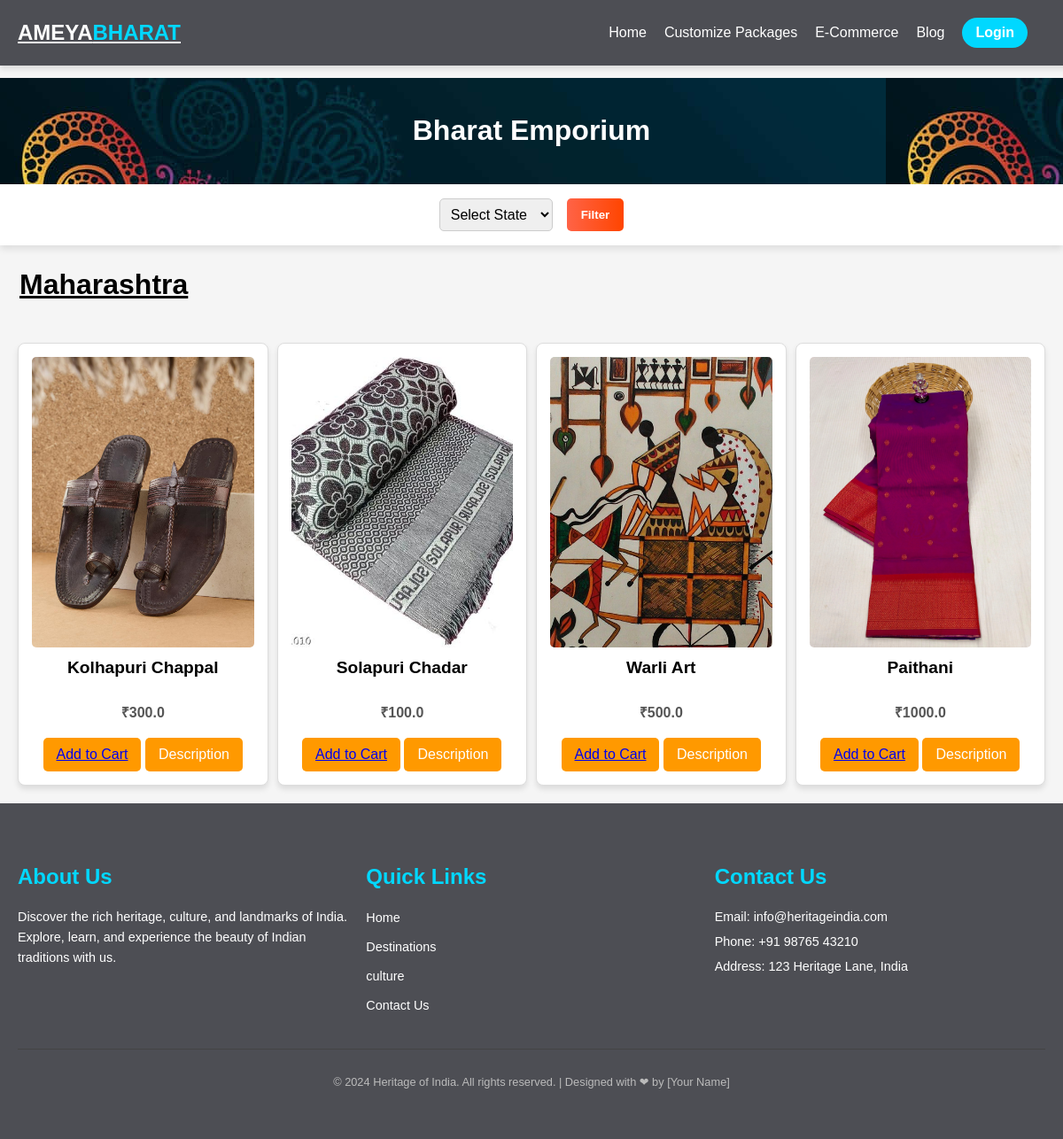
Screenshot of /ecommerce.html with the database file from the repository.
### core/models.py (models this page shows, shortened)
class Product(models.Model):
    name=models.CharField(max_length=100)
    category=models.ForeignKey('Category',on_delete=models.CASCADE)
    desc=models.TextField()
    price=models.FloatField(default=0.0)
    product_available_count=models.IntegerField(default=0)
    img=models.ImageField(upload_to='images')

### core/views.py (the view)
# urls.py: path('ecommerce.html',views.ecommerce,name='ecommerce'),
def ecommerce(request):
    products=Product.objects.all()
    return render(request,'core/ecommerce.html',{'products':products})

### templates/core/ecommerce.html (shortened to what this page needs)
{% extends 'base.html' %}
{% load static %}
{% block extra_css %}
<link rel="stylesheet" href="{% static 'assets/css/states_main.css' %}">
<link rel="stylesheet" href="https://cdnjs.cloudflare.com/ajax/libs/font-awesome/4.7.0/css/font-awesome.min.css">
<link rel="stylesheet" href="{% static 'assets/css/font-awesome.min.css' %}" />
{% endblock %}
{% block content %}
<header style="background-image: url({% static 'assets/images/ecommerce/design.jpg' %});">
    <h1>Bharat Emporium</h1>
</header>
<section class="filter-section">
    <select name="state" id="state">
        <option value="">Select State</option>
    </select>
    <button>Filter</button>
</section>
<div id="maharashtra">
    <h2 style="margin-left: 22px; font-size: xx-large;"><b><u>Maharashtra</u></b></h2>
</div>
<main class="product-grid">
    {% for product in products %}
    <div class="product-card" data-state="maharashtra" data-category="fashion">
        <img src="{{ product.img.url }}" alt="{{ product.name }}">
        <h2>{{ product.name }}</h2>
        <p><b>₹{{ product.price }}</b></p>
        <div class="action">
           <button><a href="{%url 'add_to_cart' product.pk %}" class="add_to_cart btn btn-default">Add to Cart</a></button>
            <button class="desc-button"
                onclick="showDescription('{{ product.name }}', `{{ product.desc }}`, '{{ product.img.url }}', {{ product.price }})">
                Description
            </button>
        </div>
    </div>
    {% endfor %}
</main>
 {% endblock %}

### templates/base.html (shortened to what this page needs)
{% load static %}
<!DOCTYPE html>
<html lang="en">
<head>
    <link rel="stylesheet" href="{% static 'assets/css/style.css' %}">
    <link rel="stylesheet" href="{% static 'assets/css/header.css' %}">
    <link rel="stylesheet" href="https://cdnjs.cloudflare.com/ajax/libs/font-awesome/4.7.0/css/font-awesome.min.css">
    <link rel="stylesheet" href="{% static 'assets/css/font-awesome.min.css'%}" />
    {% block extra_css %}{% endblock %}
</head>
<body>
    {% include 'includes/header.html' %}
    {% block content %}{% endblock %}
    {% include 'includes/footer.html' %}
</body>
</html>

### templates/includes/header.html (shortened to what this page needs)
{% load static %}
{% load cart_temp %}
<header class="top-area">
  <div class="header-area">
    <div class="logo">
      <a href="{% url 'index' %}">
        Ameya<span>BHARAT</span>
      </a>
    </div>
    <div class="main-menu">
      <div class="collapse navbar-collapse" id="navbarCollapse">
        <ul class="nav navbar-nav navbar-right">
          <li><a href="{% url 'index' %}">Home</a></li>
          <li><a href="#pack">Customize Packages</a></li>
          <li><a href="{% url 'ecommerce' %}">E-commerce</a></li>
          <li><a href="#blog">Blog</a></li>
          {% if request.user.is_authenticated %}
            <li>
              <div class="cart-icon"  >
                 <a href="{% url 'order_list_cart' %} "style="display: inline-flex;" >
                    <i class="fa fa-shopping-cart" style="font-size:large; color: white;"></i>
                    <div style="color:red; margin-left: 5px;">{{ request.user | cart_item_count }}</div>
                 </a>
              </div>
            </li>
            <li>
              <div class="dropdown" style="display: flex; flex-direction: column; align-items: center; height: 45px;">
                <a href="#" class="d-block link-body-emphasis text-decoration-none dropdown-toggle" data-bs-toggle="dropdown" aria-expanded="false">
                  <svg width="40" height="40" viewBox="0 0 100 100" xmlns="http://www.w3.org/2000/svg">
                    <circle cx="50" cy="50" r="48" stroke="white" stroke-width="4" fill="#4d4e54"/>
                    <circle cx="50" cy="35" r="12" fill="white"/>
                    <path d="M30 75 C30 60, 70 60, 70 75" fill="white"/>
                  </svg>
                </a>
                <div class="dropdown-content">
                  <a href="{% url 'profile' %}">Profile</a>
                  <hr class="dropdown-divider">
                  <a href="{% url 'logout' %}">Sign out</a>
                </div>
                <p style="color: white; font-size: 14px; margin: 1px 0 0; margin-right:1px;">
                  Welcome, {{ user.username }}
                </p>
              </div>
            </li>
          {% else %}
            <li>
              <button class="book-btn"><a href="{% url 'login' %}">Login</a></button>
            </li>
          {% endif %}
        </ul>
      </div>
    </div>
  </div>
</header>

### templates/includes/footer.html
 {% load static%}
    <footer id="footer">
    <div class="footer-container">
        <div class="footer-about">
            <h3>About Us</h3>
            <p>Discover the rich heritage, culture, and landmarks of India. Explore, learn, and experience the beauty of Indian traditions with us.</p>
        </div>
        <div class="footer-links">
            <h3>Quick Links</h3>
            <ul>
                <li><a href="{% url 'index' %}">Home</a></a></li>
                <li><a href="{% url 'states_selection' %}">Destinations</a></li>
                <li><a href="{% url 'culture' %}">culture</a></li>
                <li><a href="#">Contact Us</a></li>
            </ul>
        </div>
            <div class="footer-contact">
                <h3>Contact Us</h3>
                <p>Email: info@heritageindia.com</p>
                <p>Phone: +91 98765 43210</p>
                <p>Address: 123 Heritage Lane, India</p>
            </div>
        </div>
        <div class="footer-bottom">
            <p>&copy; 2024 Heritage of India. All rights reserved. | Designed with ❤ by [Your Name]</p>
        </div>
    </footer>
</html>

### static/assets/css/style.css (style rules this page uses)
body { font-family: 'Poppins', Arial, sans-serif; margin: 0; padding: 0; box-sizing: border-box; }
#footer { background-color: #4d4e54; color: #ffffff; padding: 40px 20px; font-family: 'Arial', sans-serif; line-height: 1.6; }
.footer-container { display: grid; grid-template-columns: repeat(auto-fit, minmax(300px, 1fr)); gap: 20px; max-width: 1200px; margin: 0 auto; }
.footer-container h3 { font-size: 1.5rem; margin-bottom: 15px; color: #00d8ff; }
.footer-container p, .footer-container li { margin: 10px 0; font-size: 0.9rem; }
.footer-container ul { list-style: none; padding: 0; }
.footer-container ul li a { text-decoration: none; color: #ffffff; transition: color 0.3s; }
.footer-contact p { margin: 5px 0; }
.footer-bottom { text-align: center; margin-top: 20px; border-top: 1px solid #444; padding-top: 15px; font-size: 0.8rem; color: #bbbbbb; }
.footer-container ul li a { position: relative; }
.footer-container ul li a::after { content: ''; position: absolute; bottom: -2px; left: 0; width: 0%; height: 2px; background: #00d8ff; transition: width 0.3s ease-in-out; }

### static/assets/css/header.css (style rules this page uses)
header { margin-bottom: 0; padding-bottom: 0; }
.header-area { position: fixed; top: 0; left: 0; width: 100%; z-index: 1000; background-color: #4d4e54; padding: 20px 20px; box-shadow: 0 4px 6px rgba(0, 0, 0, 0.1); display: flex; align-items: center; justify-content: space-between; }
.logo { font-size: 24px; font-weight: bold; text-transform: uppercase; text-decoration: none; color: #00d8ff; }
.logo span { color: #00d8ff; }
.logo a { color: white; }
.navbar-right { display: flex; align-items: center; list-style: none; gap: 20px; margin: 0; flex: 1; justify-content: flex-end; padding-right: 60px; }
.navbar-right li a { color: #fff; font-size: 16px; text-transform: capitalize; text-decoration: none; transition: color 0.3s ease; }
.book-btn { background: #00d8ff; color: #000; padding: 8px 15px; border: none; border-radius: 20px; font-size: 14px; font-weight: bold; cursor: pointer; transition: all 0.3s ease; }
@media screen and (min-width: 769px) { .navbar-right { display: flex; flex-direction: row; align-items: center; justify-content: flex-end; gap: 20px; } }

### static/assets/css/states_main.css (style rules this page uses)
body { font-family: 'Poppins', Arial, sans-serif; margin: 0; padding: 0; box-sizing: border-box; }
button { padding: 10px 15px; background-color: #FF5733; border: none; color: white; cursor: pointer; border-radius: 5px; transition: background 0.3s; }

### templates/core/ecommerce.html (style rules this page uses)
body { font-family: Arial, sans-serif; margin: 0; padding: 0; background-color: #f5f5f5; }
header { text-align: center; padding: 20px; background-color: #232f3e; color: white; margin-top: 2%; }
.product-grid { display: grid; grid-template-columns: repeat(4, 1fr); gap: 10px; padding: 20px; }
.product-card { background: white; border: 1px solid #ddd; border-radius: 8px; overflow: hidden; box-shadow: 0 4px 6px rgba(0, 0, 0, 0.1); text-align: center; padding: 15px; display: flex; flex-direction: column; justify-content: space-between; min-height: 420px; }
.product-card img { max-width: 100%; height: 70%; object-fit: cover; border-radius: 5px; }
.product-card h2 { font-size: 1.2rem; margin: 10px 0; }
.product-card p { font-size: 1rem; color: #555; }
.product-card button, .desc-button { border: none; padding: 10px 15px; border-radius: 5px; font-size: 1rem; cursor: pointer; }
.product-card button { background-color: #ff9900; color: white; }
.desc-button { background-color: #007bff; color: white; }
.filter-section { padding: 1rem 2rem; display: flex; gap: 1rem; justify-content: center; background-color: #fff; box-shadow: 0 4px 8px rgba(0, 0, 0, 0.1); margin-bottom: 1rem; }
.filter-section select, .filter-section input { padding: 0.5rem; border: 1px solid #ccc; border-radius: 5px; font-size: 1rem; }
.filter-section button { padding: 0.5rem 1rem; border: none; background: linear-gradient(to right, #ff6347, #ff4500); color: white; font-weight: bold; border-radius: 5px; cursor: pointer; transition: background-color 0.3s; }

### rows the page displays
Product: img (picture), name "Kolhapuri Chappal", price "300.0"
Product: img (picture), name "Solapuri Chadar", price "100.0"
Product: img (picture), name "Warli Art", price "500.0"
Product: img (picture), name "Paithani", price "1000.0"
